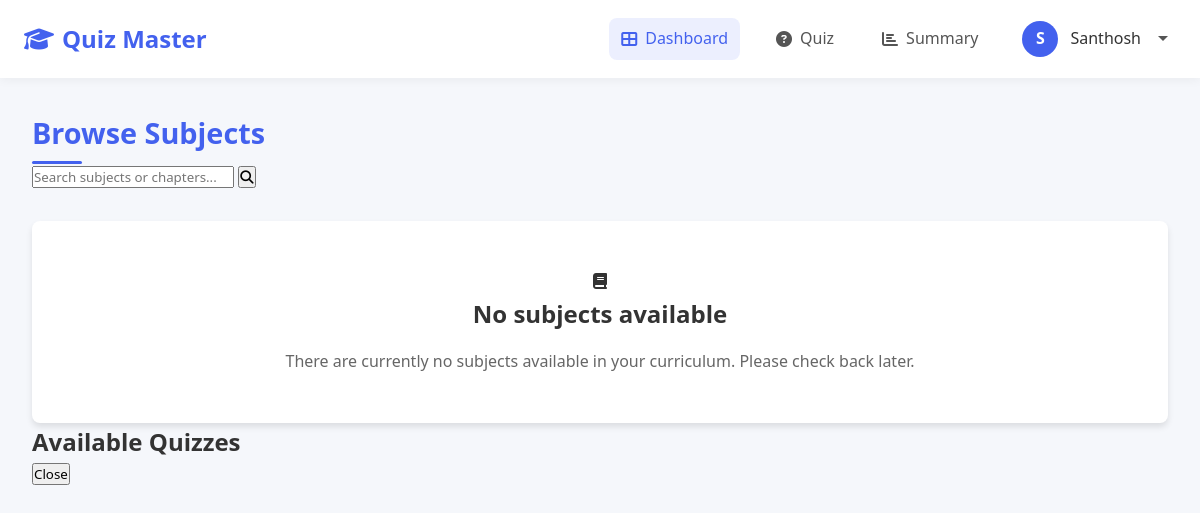
/user/dashboard (signed in), run on an earlier commit of the app's database.
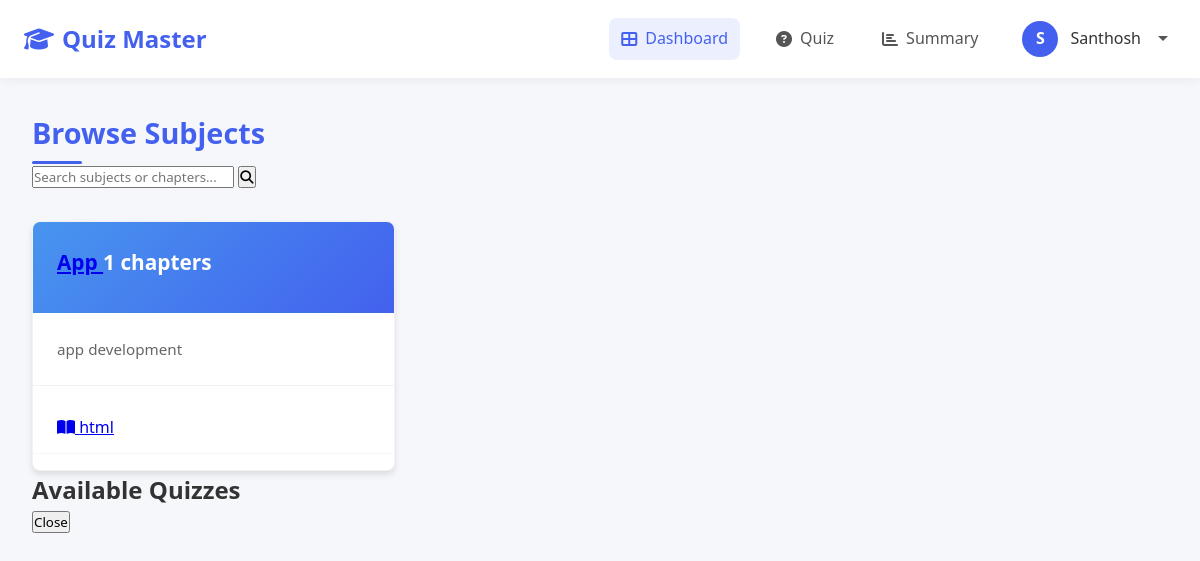
And on a later commit of the database.
### app.py (models this page shows)
class Subject(db.Model):
    id = db.Column(db.Integer, primary_key=True)
    name = db.Column(db.String(100), nullable=False)
    description = db.Column(db.Text, nullable=True)
    created_at = db.Column(db.DateTime, default=datetime.utcnow)
    chapters = db.relationship('Chapter', backref='subject', lazy=True, cascade="all, delete-orphan")

class Chapter(db.Model):
    id = db.Column(db.Integer, primary_key=True)
    name = db.Column(db.String(100), nullable=False)
    description = db.Column(db.Text, nullable=True)
    subject_id = db.Column(db.Integer, db.ForeignKey('subject.id'), nullable=False)
    created_at = db.Column(db.DateTime, default=datetime.utcnow)

### app.py (the view)
@app.route('/user/dashboard')
@login_required
def user_dashboard():
    subjects = Subject.query.order_by(Subject.created_at.desc()).all()
    return render_template('user/user_dashboard.html', active_page='home', subjects=subjects)

### app.py (called while the page is built)
def get_current_user():
    if 'user_id' in session:
        return User.query.get(session['user_id'])
    return None

@app.context_processor
def utility_processor():
    return dict(current_user=get_current_user())

def login_required(f):
    @wraps(f)
    def decorated_function(*args, **kwargs):
        if 'user_id' not in session:
            flash('Please login first.', 'error')
            return redirect(url_for('login'))
        return f(*args, **kwargs)
    return decorated_function

### templates/user/user_dashboard.html (shortened to what this page needs)
<!DOCTYPE html>
<html lang="en">
<head>
    <link rel="stylesheet" href="https://cdnjs.cloudflare.com/ajax/libs/font-awesome/6.4.0/css/all.min.css">
    <link rel="stylesheet" href="/static/user_navbar.css">
    <link rel="stylesheet" href="/static/dashboard.css">
</head>
<body>
    <nav class="navbar">
        <div class="nav-container">
            <div class="brand">
                <i class="fas fa-graduation-cap"></i>
                Quiz Master
            </div>
            <div class="nav-links">
                <a href="{{ url_for('user_dashboard') }}" {% if active_page == 'home' %}class="active"{% endif %}>
                    <i class="fas fa-th-large"></i> Dashboard
                </a>
                <a href="{{ url_for('user_quiz') }}" {% if active_page == 'quiz' %}class="active"{% endif %}>
                    <i class="fas fa-question-circle"></i> Quiz
                </a>
                <a href="{{ url_for('user_summary') }}" {% if active_page == 'summary' %}class="active"{% endif %}>
                    <i class="fas fa-chart-bar"></i> Summary
                </a>
                <div class="user-profile">
                    <div class="user-avatar">
                        {{ current_user.full_name[:1].upper() }}
                    </div>
                    <span class="user-name">{{ current_user.full_name }}</span>
                    <span class="dropdown-arrow"></span>
                </div>
            </div>
        </div>
    </nav>
    <main>
        <div class="dashboard-header">
            <h1 class="dashboard-title">Browse Subjects</h1>
            <div class="search-container">
                <input type="text" id="searchInput" placeholder="Search subjects or chapters...">
                <button class="search-btn">
                    <i class="fas fa-search"></i>
                </button>
            </div>
        </div>
        <div class="subjects-grid">
            {% for subject in subjects %}
            <div class="subject-card">
                <div class="subject-header">
                    <h3 class="subject-title">
                        <a href="#" class="subject-link" onclick="showQuizzes('subject', {{ subject.id }}, '{{ subject.name }}'); return false;">
                            {{ subject.name }}
                        </a>
                        <span class="chapter-count">{{ subject.chapters|length }} chapters</span>
                    </h3>
                </div>
                <p class="subject-description">{{ subject.description or 'No description available' }}</p>
                <div class="chapters-list">
                    {% for chapter in subject.chapters %}
                    <div class="chapter-item">
                        <span>
                            <a href="#" class="chapter-link" onclick="showQuizzes('chapter', {{ chapter.id }}, '{{ chapter.name }}'); return false;">
                                <i class="fas fa-book-open"></i> {{ chapter.name }}
                            </a>
                        </span>
                    </div>
                    {% endfor %}
                </div>
            </div>
            {% else %}
            <div class="empty-state">
                <i class="fas fa-book"></i>
                <h3>No subjects available</h3>
                <p>There are currently no subjects available in your curriculum. Please check back later.</p>
            </div>
            {% endfor %}
        </div>
        <div id="quizzesModal" class="modal">
            <div class="modal-content">
                <h2 id="quizzesModalTitle">Available Quizzes</h2>
                <div class="form-actions">
                    <button type="button" class="btn btn-secondary" onclick="closeModal('quizzesModal')">Close</button>
                </div>
            </div>
        </div>
    </main>
</body>
</html>

What changed in the data, as far as the page shows it:
added Subject: name "App", chapters|length "1", description "app development"
added Chapter: name "html"
Also different on the page:
text no longer shown: "No subjects available There are currently no subjects available in your curriculum. Please check back later."
